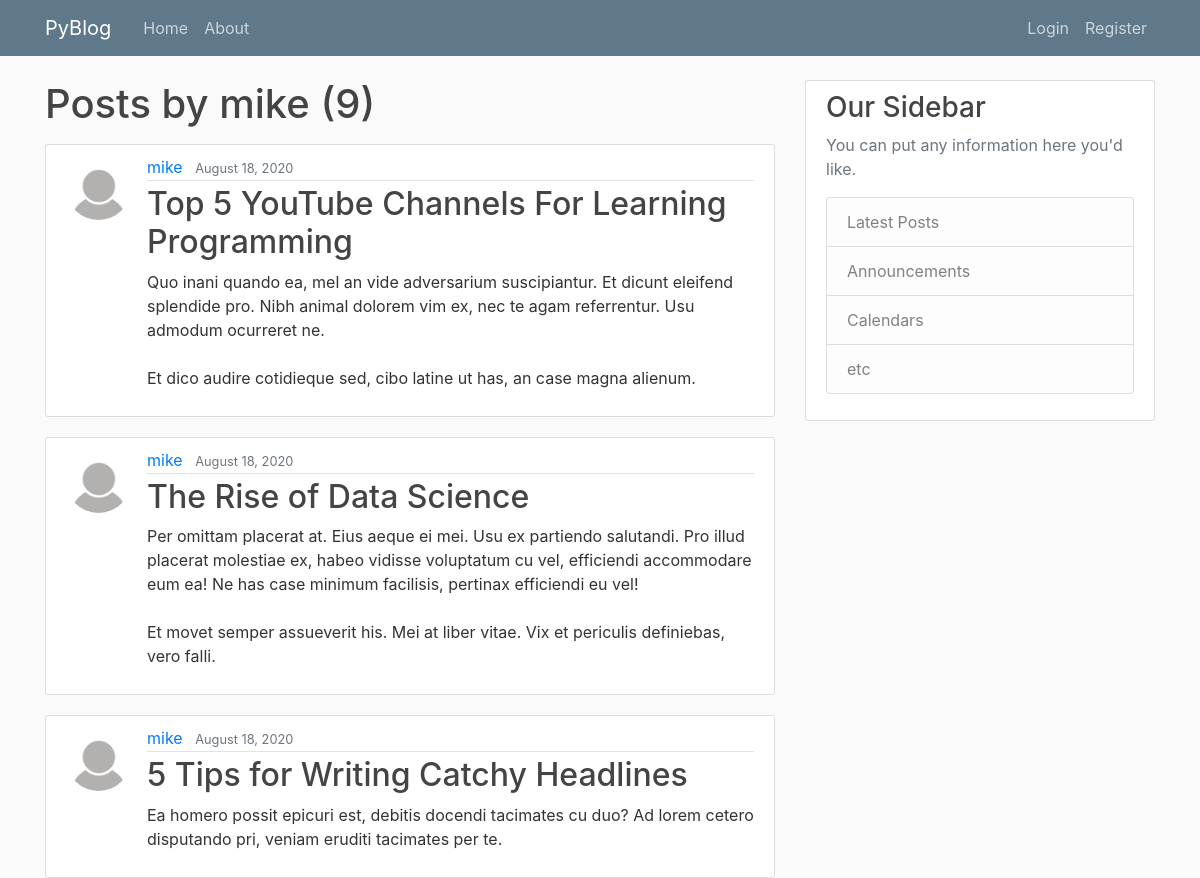
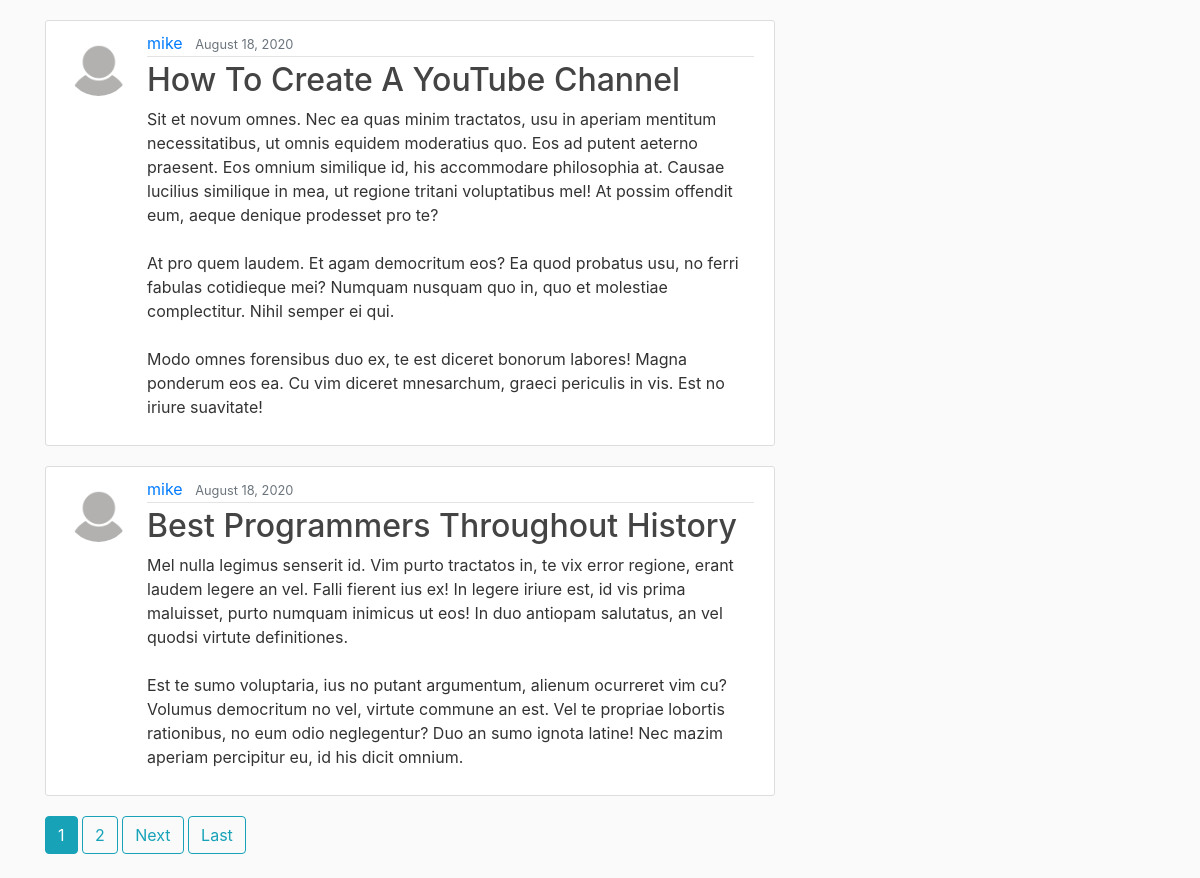
The page /user/mike on the database as committed earlier (2 pictures, top to bottom).
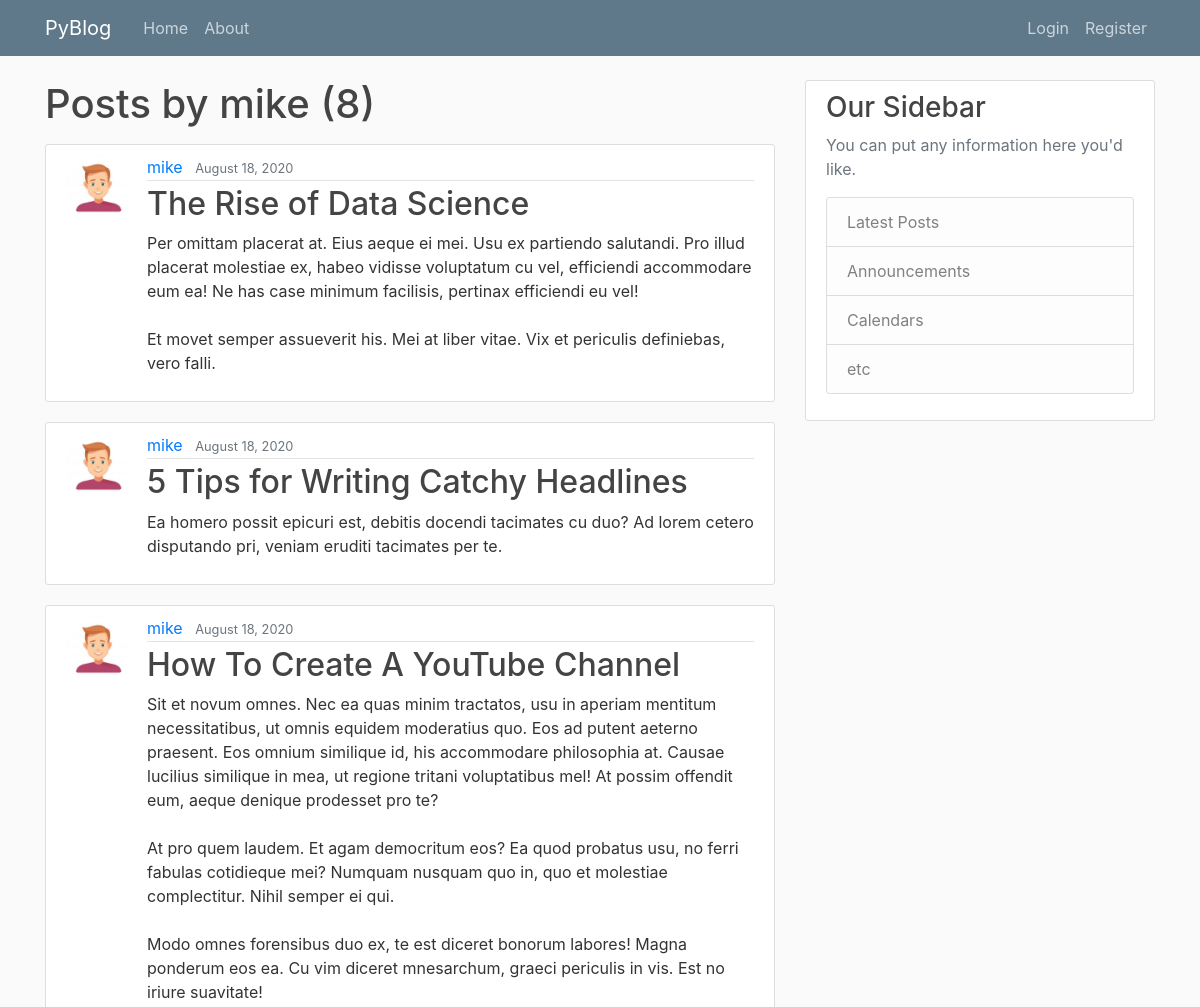
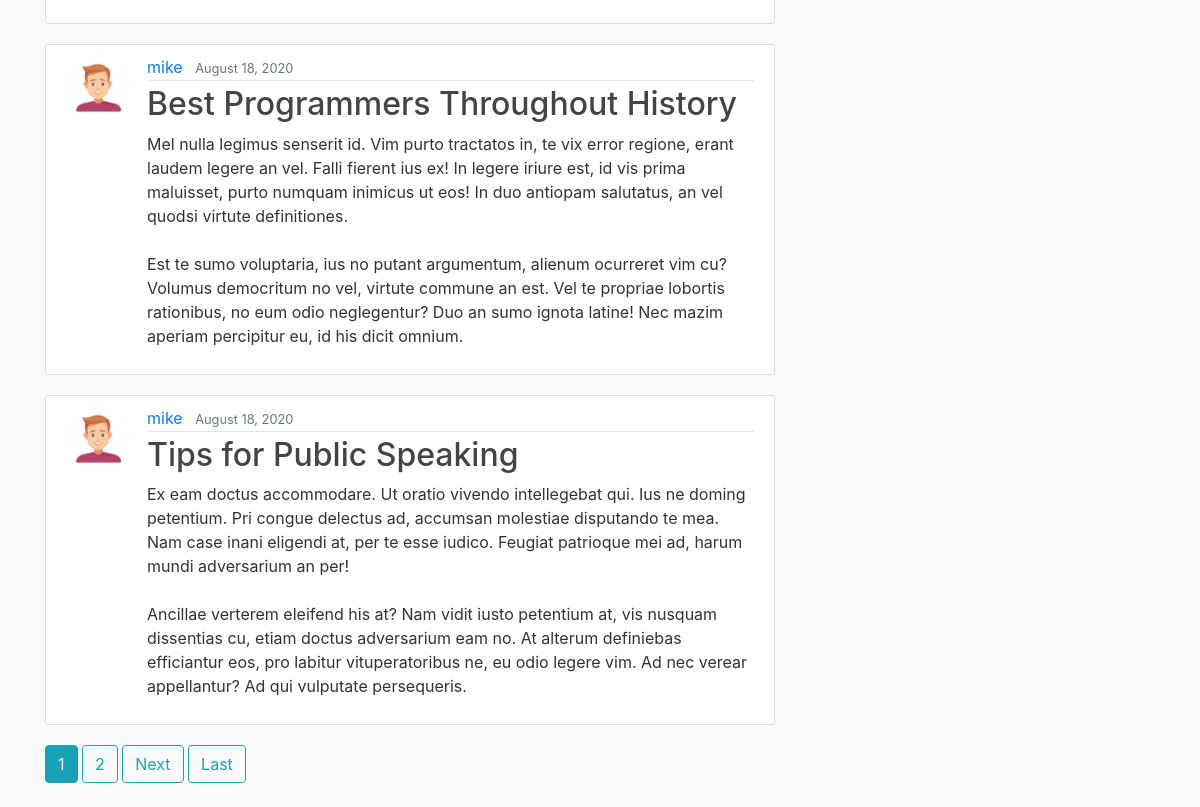
The same page on the database as committed later (2 pictures, top to bottom).
### blog/models.py (models this page shows, shortened)
class Post(models.Model):
    title = models.CharField(max_length=100)
    content = models.TextField()
    date_posted = models.DateTimeField(default=timezone.now)
    author = models.ForeignKey(User, on_delete=models.CASCADE)

### users/models.py (models this page shows, shortened)
class Profile(models.Model):
    user = models.OneToOneField(User, on_delete=models.CASCADE)
    image = models.ImageField(
        default='profile_pics/default.png', upload_to='profile_pics')

### blog/views.py (the view)
# urls.py: path('user/<str:username>', UserPostListView.as_view(), name='user-posts'),
class UserPostListView(ListView):
    model = Post
    template_name = 'blog/user_posts.html'  # <app>/<model>_<viewtype>.html
    context_object_name = 'posts'
    paginate_by = 5
    def get_queryset(self):
        user = get_object_or_404(User, username=self.kwargs.get('username'))
        return Post.objects.filter(author=user).order_by('-date_posted')

### blog/templates/blog/user_posts.html (shortened to what this page needs)
{% extends "blog/base.html" %}
{% block content %}
    <h1 class="mb-3">Posts by {{ view.kwargs.username }} ({{ page_obj.paginator.count }})</h1>
    {% for post in posts %}
        <article class="media content-section">
          <img class="rounded-circle article-img" src="{{ post.author.profile.image.url }}">
          <div class="media-body">
            <div class="article-metadata">
              <a class="mr-2" href="{% url 'user-posts' post.author.username %}">{{ post.author }}</a>
              <small class="text-muted">{{ post.date_posted|date:"F d, Y" }}</small>
            </div>
            <h2><a class="article-title" href="{% url 'post-detail' post.id %}">{{ post.title }}</a></h2>
            <p class="article-content">{{ post.content }}</p>
          </div>
        </article>
    {% endfor %}
    {% if is_paginated %}
      {% for num in page_obj.paginator.page_range %}
        {% if page_obj.number == num %}
          <a class="btn btn-info mb-4" href="?page={{ num }}">{{ num }}</a>
        {% elif num > page_obj.number|add:'-3' and num < page_obj.number|add:'3' %}
          <a class="btn btn-outline-info mb-4" href="?page={{ num }}">{{ num }}</a>
        {% endif %}
      {% endfor %}
      {% if page_obj.has_next %}
        <a class="btn btn-outline-info mb-4" href="?page={{ page_obj.next_page_number }}">Next</a>
        <a class="btn btn-outline-info mb-4" href="?page={{ page_obj.paginator.num_pages }}">Last</a>
      {% endif %}
    {% endif %}
{% endblock content %}

### blog/templates/blog/base.html (shortened to what this page needs)
{% load static %}
<!DOCTYPE html>
<html>
<head>
    <link rel="stylesheet" href="https://maxcdn.bootstrapcdn.com/bootstrap/4.0.0/css/bootstrap.min.css"
>
    <link rel="stylesheet" type="text/css" href="{% static 'blog/main.css' %}">
</head>
<body>
    <header class="site-header">
        <nav class="navbar navbar-expand-md navbar-dark bg-steel fixed-top">
            <div class="container">
                <a class="navbar-brand mr-4" href="{% url 'blog-home' %}">PyBlog</a>
                <div class="collapse navbar-collapse" id="navbarToggle">
                    <div class="navbar-nav mr-auto">
                        <a class="nav-item nav-link" href="{% url 'blog-home' %}">Home</a>
                        <a class="nav-item nav-link" href="{% url 'blog-about' %}">About</a>
                    </div>
                    <div class="navbar-nav">
                        {% if user.is_authenticated %}
                        <a class="nav-item nav-link" href="{% url 'post-create' %}">New Post</a>
                        <a class="nav-item nav-link" href="{% url 'profile' %}">Profile</a>
                        <a class="nav-item nav-link" href="{% url 'logout' %}">Logout</a>
                        {% else %}
                        <a class="nav-item nav-link" href="{% url 'login' %}">Login</a>
                        <a class="nav-item nav-link" href="{% url 'register' %}">Register</a>
                        {% endif %}
                    </div>
                </div>
            </div>
        </nav>
    </header>
    <main role="main" class="container">
        <div class="row">
            <div class="col-md-8">
                {% block content %}{% endblock %}
            </div>
            <div class="col-md-4">
                <div class="content-section">
                    <h3>Our Sidebar</h3>
                    <p class='text-muted'>You can put any information here you'd like.
                        <ul class="list-group">
                            <li class="list-group-item list-group-item-light">Latest Posts</li>
                            <li class="list-group-item list-group-item-light">Announcements</li>
                            <li class="list-group-item list-group-item-light">Calendars</li>
                            <li class="list-group-item list-group-item-light">etc</li>
                        </ul>
                    </p>
                </div>
            </div>
        </div>
    </main>
</body>
</html>

### blog/static/blog/main.css (style rules this page uses)
body { background: #fafafa; color: #333333; margin-top: 5rem; }
h1, h2, h3, h4, h5, h6 { color: #444444; }
ul { margin: 0; }
.bg-steel { background-color: #5f788a; }
.site-header .navbar-nav .nav-link { color: #cbd5db; }
.content-section { background: #ffffff; padding: 10px 20px; border: 1px solid #dddddd; border-radius: 3px; margin-bottom: 20px; }
.article-title { color: #444444; }
.article-content { white-space: pre-line; }
.article-img { height: 65px; width: 65px; margin-right: 16px; }
.article-metadata { padding-bottom: 1px; margin-bottom: 4px; border-bottom: 1px solid #e3e3e3 }

Rows that differ between the two databases and show on the page:
removed Post: author.profile.image (placeholder picture), author "mike", date_posted "August 18, 2020", title "Top 5 YouTube Channels For Learning Programming", content "Quo inani quando ea, mel an vide adversarium suscipiantur. Et dicunt eleifend splendide pro. Nibh animal dolorem vim ex, nec te agam referrentur. Usu admodum ocurreret ne. Et dico audire cotidieque sed, cibo latine ut has, an case magna alienum."
changed through a linked row, Post "The Rise of Data Science": author.profile.image: picture added in place of a placeholder
changed through a linked row, Post "5 Tips for Writing Catchy Headlines": author.profile.image: picture added in place of a placeholder
changed through a linked row, Post "How To Create A YouTube Channel": author.profile.image: picture added in place of a placeholder
changed through a linked row, Post "Best Programmers Throughout History": author.profile.image: picture added in place of a placeholder
now on this page (row unchanged): Post: author.profile.image (picture), author "mike", date_posted "August 18, 2020", title "Tips for Public Speaking", content "Ex eam doctus accommodare. Ut oratio vivendo intellegebat qui. Ius ne doming petentium. Pri congue delectus ad, accumsan molestiae disputando te mea. Nam case inani eligendi at, per te esse iudico. Feugiat patrioque mei ad, harum mundi adversarium an per! Ancillae verterem eleifend his at? Nam vidit iusto petentium at, vis nusquam dissentias cu, etiam doctus adversarium eam no. At alterum definiebas efficiantur eos, pro labitur vituperatoribus ne, eu odio legere vim. Ad nec verear appellantur? Ad qui vulputate persequeris."
Other text that changed with them:
{{ page_obj.paginator.count }}: "9" → "8"
